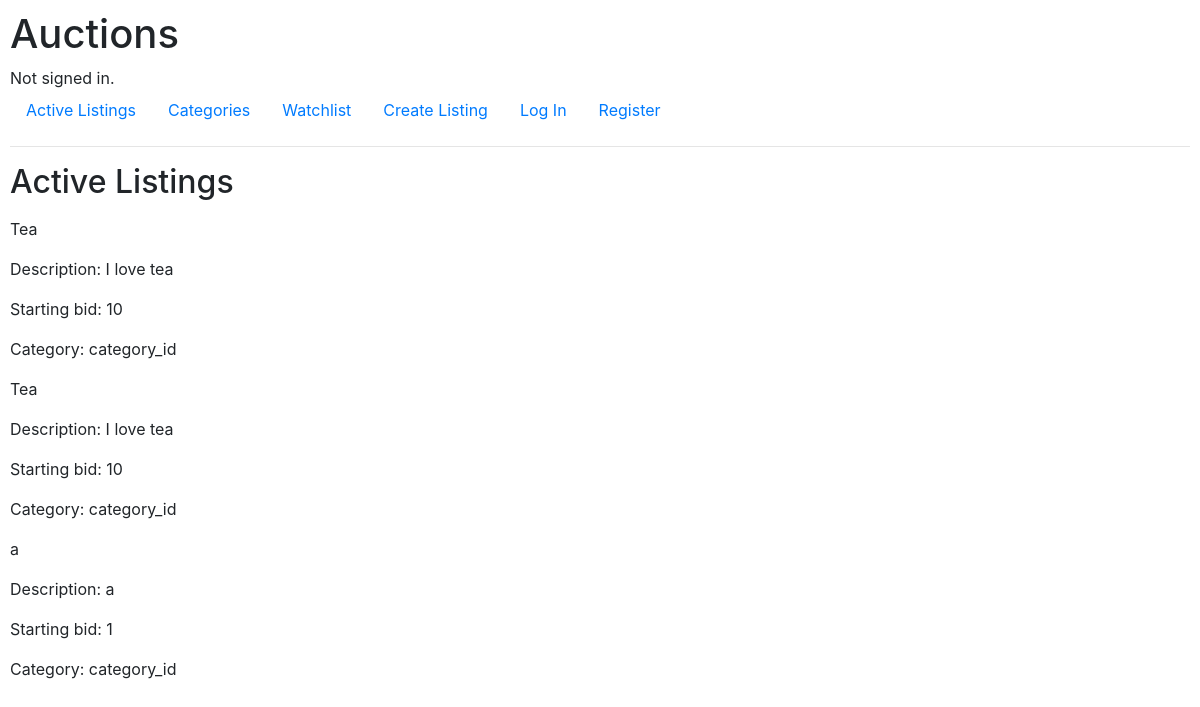
The app's page /, older data.
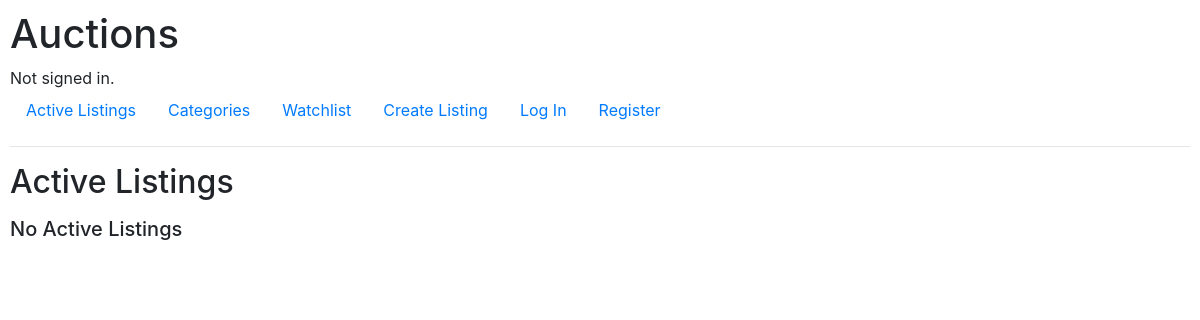
The same page, newer data.
### auctions/models.py (models this page shows, shortened)
class Listing(models.Model):
    title = models.CharField(max_length=128)
    description = models.TextField()
    start_bid = models.IntegerField()
    category = models.CharField(choices=CATEGORIES, max_length=35, null=True, blank=True)
    image = models.URLField()

### auctions/views.py (the view)
# urls.py: path("", views.index, name="index"),
def index(request):
    return render(request, "auctions/index.html", {
        'listings': Listing.objects.all()
    })

### auctions/templates/auctions/index.html (shortened to what this page needs)
{% extends "auctions/layout.html" %}
{% block body %}
    <h2>Active Listings</h2>
    {% for listing in listings %}
        <p>{{ listing.title }}</p>
            <p>Description:
                {{ listing.description }}</p>
            <p>Starting bid:
                {{ listing.start_bid }}</p>
            <p>Category:
                {{ listing.category }}</p>
            {% empty %}
            <h5>No Active Listings</h5>
        {% endfor %}
    {% endblock %}

### auctions/templates/auctions/layout.html (shortened to what this page needs)
{% load static %}
<!DOCTYPE html>
<html lang="en">
    <head>
        <link rel="stylesheet" href="https://stackpath.bootstrapcdn.com/bootstrap/4.4.1/css/bootstrap.min.css">
        <link href="{% static 'auctions/styles.css' %}" rel="stylesheet">
    </head>
    <body>
        <h1>Auctions</h1>
        <div>
            {% if user.is_authenticated %}
                Signed in as <strong>{{ user.username }}</strong>.
            {% else %}
                Not signed in.
            {% endif %}
        </div>
        <ul class="nav">
            <li class="nav-item">
                <a class="nav-link" href="{% url 'index' %}">Active Listings</a>
            </li>
            <li class="nav-item">
                <a class="nav-link" href="{% url 'categories' %}">Categories</a>
            </li>
            <li class="nav-item">
                <a class="nav-link" href="{% url 'watchlist' %}">Watchlist</a>
            </li>
            <li class="nav-item">
                <a class="nav-link" href="{% url 'create' %}">Create Listing</a>
            </li>
            {% if user.is_authenticated %}
                <li class="nav-item">
                    <a class="nav-link" href="{% url 'logout' %}">Log Out</a>
                </li>
            {% else %}
                <li class="nav-item">
                    <a class="nav-link" href="{% url 'login' %}">Log In</a>
                </li>
                <li class="nav-item">
                    <a class="nav-link" href="{% url 'register' %}">Register</a>
                </li>
            {% endif %}
        </ul>
        <hr>
        {% block body %}
        {% endblock %}
    </body>
</html>

### auctions/static/auctions/styles.css (style rules this page uses)
body { padding: 10px; }

Row changes from the older to the newer data that the page shows:
removed Listing: title "Tea", description "I love tea", start_bid "10", category "category_id"
removed Listing: title "Tea", description "I love tea", start_bid "10", category "category_id"
removed Listing: title "a", description "a", start_bid "1", category "category_id"
Text that changed along with them:
text now shown: "No Active Listings"
